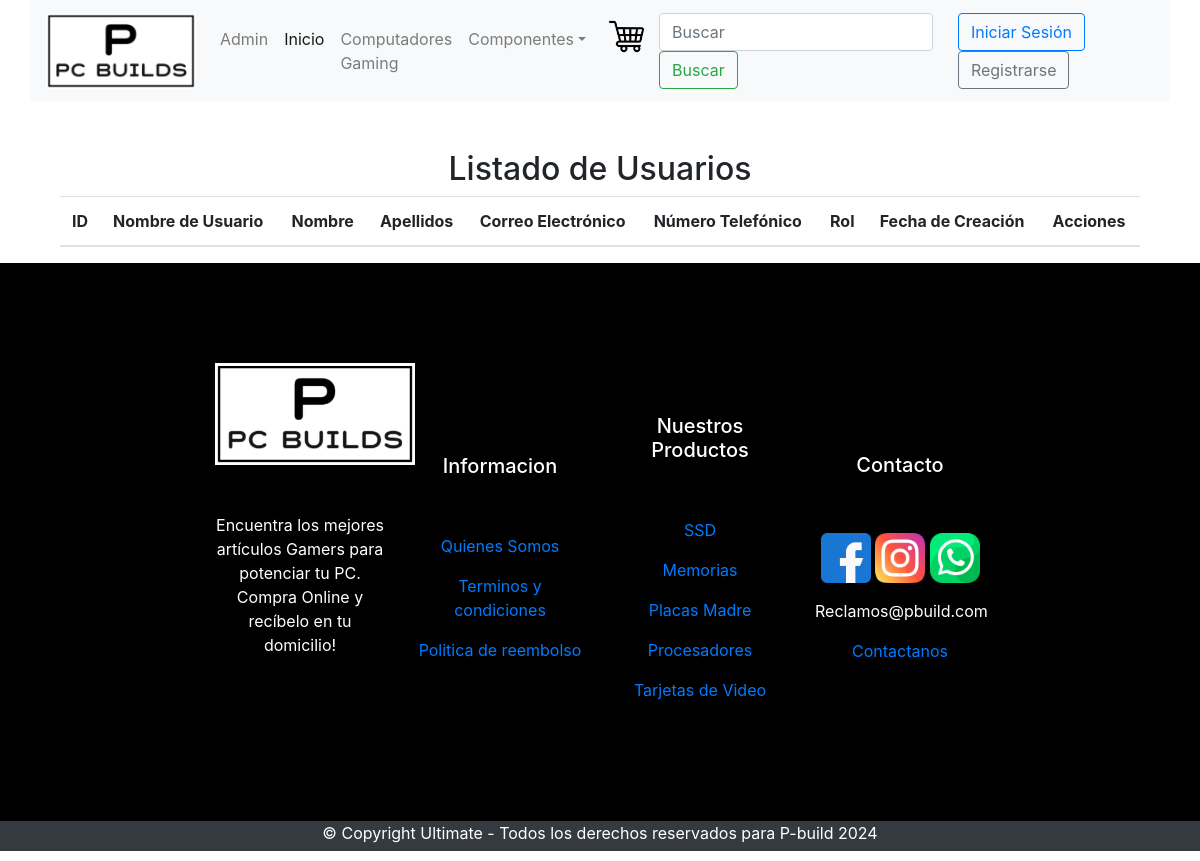
/listar_usuarios/, run on an earlier commit of the app's database.
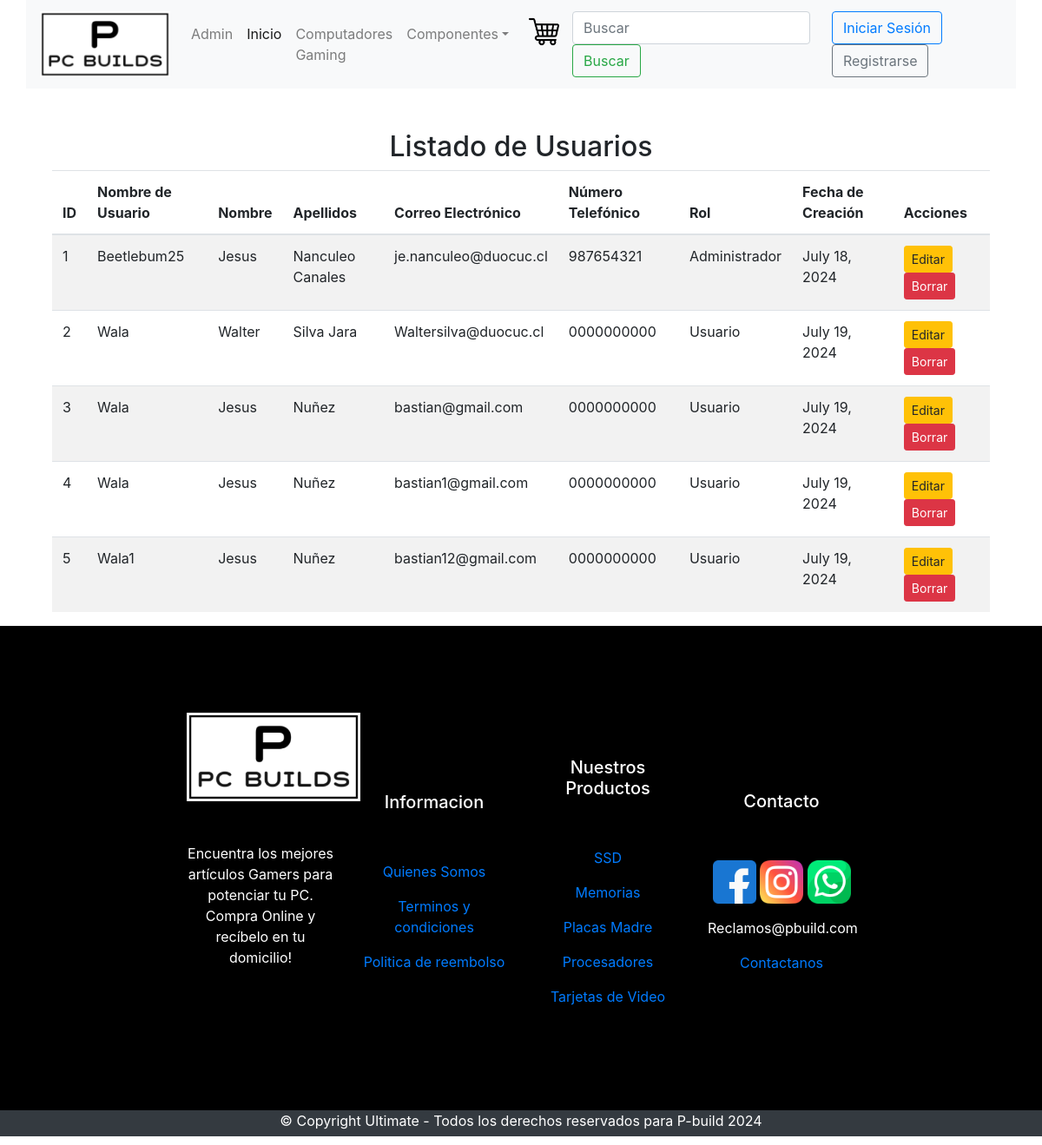
And on a later commit of the database.
### core/models.py (models this page shows, shortened)
class UsuarioHardware(models.Model):
    idUsuario = models.AutoField(primary_key=True, verbose_name='Id de usuario')
    nombreUsuario = models.CharField(max_length=15)
    nombre = models.CharField(max_length=20)
    apellidos = models.CharField(max_length=40)
    numero_telefonico = models.CharField(max_length=20, verbose_name="Número Telefónico (+56)", default='0000000000')
    correo = models.EmailField(max_length=40)
    contraseña = models.CharField(max_length=128)
    fechacreacion = models.DateField(verbose_name='Fecha de creación', auto_now_add=True)
    rol = models.ForeignKey(RolHardware, on_delete=models.CASCADE)

class RolHardware(models.Model):
    idRol = models.AutoField(primary_key=True, verbose_name='Id rol')
    nombreRol = models.CharField(max_length=15, blank=True, null=True)

### core/views.py (the view)
# urls.py: path('listar_usuarios/', listar_usuarios, name='listar_usuarios'),
def listar_usuarios(request):
    usuarios = UsuarioHardware.objects.all()
    return render(request, 'admin/listar_usuarios.html', {'usuarios': usuarios})

### core/templates/admin/listar_usuarios.html (shortened to what this page needs)
{% extends 'core/base_generic.html' %}
{% load static %}
{% block content %}
<div class="container mt-5">
  <h2 class="text-center">Listado de Usuarios</h2>
  <table class="table table-striped">
    <thead>
      <tr>
        <th>ID</th>
        <th>Nombre de Usuario</th>
        <th>Nombre</th>
        <th>Apellidos</th>
        <th>Correo Electrónico</th>
        <th>Número Telefónico</th>
        <th>Rol</th>
        <th>Fecha de Creación</th>
        <th>Acciones</th>
      </tr>
    </thead>
    <tbody>
      {% for usuario in usuarios %}
      <tr>
        <td>{{ usuario.idUsuario }}</td>
        <td>{{ usuario.nombreUsuario }}</td>
        <td>{{ usuario.nombre }}</td>
        <td>{{ usuario.apellidos }}</td>
        <td>{{ usuario.correo }}</td>
        <td>{{ usuario.numero_telefonico }}</td>
        <td>{{ usuario.rol.nombreRol }}</td>
        <td>{{ usuario.fechacreacion }}</td>
        <td>
          <a href="{% url 'editar_usuario' usuario.idUsuario %}" class="btn btn-warning btn-sm">Editar</a>
          <a href="{% url 'borrar_usuario' usuario.idUsuario %}" class="btn btn-danger btn-sm">Borrar</a>
        </td>
      </tr>
      {% endfor %}
    </tbody>
  </table>
</div>
{% endblock content %}

What changed in the data, as far as the page shows it:
added UsuarioHardware: idUsuario "1", nombreUsuario "Beetlebum25", nombre "Jesus", apellidos "Nanculeo Canales", correo "je.nanculeo@duocuc.cl", numero_telefonico "987654321", rol.nombreRol "Administrador", fechacreacion "July 18, 2024"
added UsuarioHardware: idUsuario "2", nombreUsuario "Wala", nombre "Walter", apellidos "Silva Jara", correo "Waltersilva@duocuc.cl", numero_telefonico "0000000000", rol.nombreRol "Usuario", fechacreacion "July 19, 2024"
added UsuarioHardware: idUsuario "3", nombreUsuario "Wala", nombre "Jesus", apellidos "Nuñez", correo "bastian@gmail.com", numero_telefonico "0000000000", rol.nombreRol "Usuario", fechacreacion "July 19, 2024"
added UsuarioHardware: idUsuario "4", nombreUsuario "Wala", nombre "Jesus", apellidos "Nuñez", correo "bastian1@gmail.com", numero_telefonico "0000000000", rol.nombreRol "Usuario", fechacreacion "July 19, 2024"
added UsuarioHardware: idUsuario "5", nombreUsuario "Wala1", nombre "Jesus", apellidos "Nuñez", correo "bastian12@gmail.com", numero_telefonico "0000000000", rol.nombreRol "Usuario", fechacreacion "July 19, 2024"
